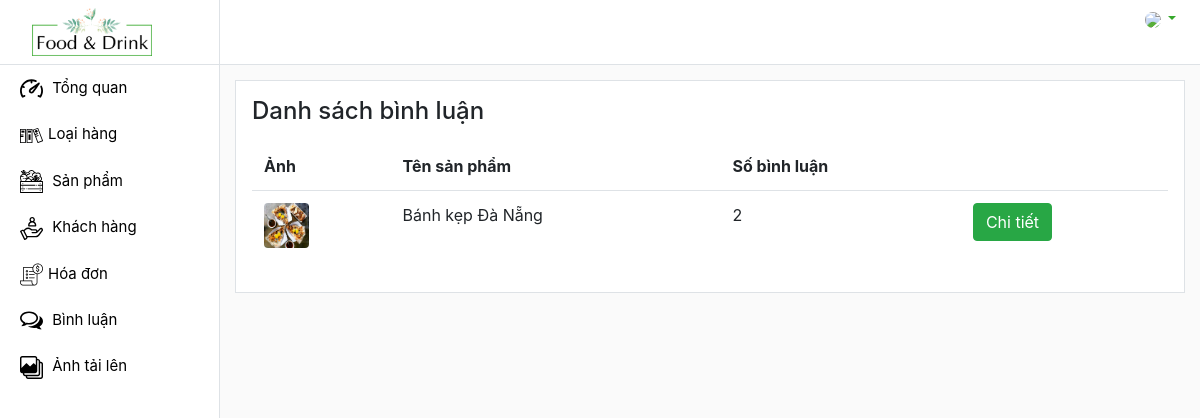
The page /admin/comments/index.php on the database as committed earlier.
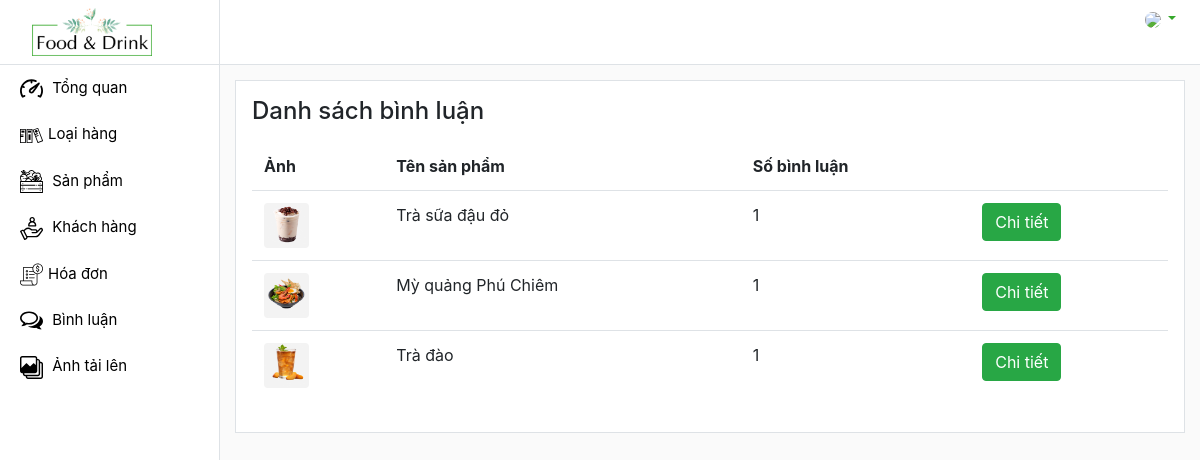
The same page on the database as committed later.
### tables this page shows
CREATE TABLE `comments` (
  `id_comment` int(11) NOT NULL,
  `title_comment` varchar(120) NOT NULL,
  `content_comment` varchar(250) NOT NULL,
  `review` int(1) NOT NULL,
  `id_product_comment` int(12) NOT NULL,
  `id_customer_comment` varchar(100) NOT NULL,
  `img_comment` text NOT NULL,
  `date_comment` datetime NOT NULL
);

CREATE TABLE `products` (
  `id_product` int(12) NOT NULL,
  `name_product` varchar(120) NOT NULL,
  `img_product` varchar(200) NOT NULL,
  `price_product` float NOT NULL,
  `sale` float NOT NULL,
  `view` int(10) NOT NULL,
  `kind_product` int(11) NOT NULL,
  `description` text NOT NULL
);

### admin/comments/index.php (called while the page is built, shortened)
<?php
    require '../../global.php';
    require '../../DAO/functionComment.php';
    extract($_REQUEST);
    if(array_key_exists('detailComment', $_REQUEST)) {
        $comments = selectCommentProduct($id_product_comment);
        $product = selectProduct($id_product_comment);
        $view_name = 'viewComment.php';
    }
    else if(array_key_exists('deleteComment', $_REQUEST)) {
        deleteComment($id_comment);
        $view_name = 'viewComment.php';
    }
    else{
        $statisticalComemnts = statisticalComemnt();
    }
    require '../layout.php';
?>

### DAO/functionComment.php (called while the page is built, shortened)
<?php
    require_once 'database.php';
    function statisticalComemnt() {
        global $db;
        $select = "SELECT CM.*, count(id_comment), P.img_product, P.name_product
                FROM comments AS CM
                INNER JOIN products AS P
                ON CM.id_product_comment = P.id_product
                GROUP BY id_product_comment";
        return $db->query($select);
    }
?>

### global.php (called while the page is built, shortened)
<?php
    $URL = "/du-an-1";
    $URL_IMG = $URL . '/images';
?>

### admin/comments/view.php (the view, shortened to what this page needs)
<div class="border bg-white p-3">
    <h4 class="mb-3">Danh sách bình luận</h4>
    <table class="table table-hover">
        <thead>
            <tr>
                <th scope="col">Ảnh</th>
                <th scope="col">Tên sản phẩm</th>
                <th scope="col">Số bình luận</th>
                <th scope="col"></th>
            </tr>
        </thead>
        <tbody>
            <?php foreach($statisticalComemnts as $comment): ?>
                <tr>
                    <td><img src="<?=$URL_IMG?>/<?=$comment['img_product']?>" class="rounded" width="45px" height="45px"></td>
                    <td><?=$comment['name_product']?></td>
                    <td><?=$comment['count(id_comment)']?></td>
                    <td><a href="index.php?detailComment&id_product_comment=<?=$comment['id_product_comment']?>" class="btn btn-success">Chi tiết</a></td>
            <?php endforeach ?>
        </tbody>
    </table>
</div>

Rows that differ between the two databases and show on the page:
removed comments: id_product_comment.img_product (picture), id_product_comment.name_product "Bánh kẹp Đà Nẵng", count "2"
added comments: id_product_comment.img_product (picture), id_product_comment.name_product "Trà sữa đậu đỏ", count "1"
added comments: id_product_comment.img_product (picture), id_product_comment.name_product "Mỳ quảng Phú Chiêm", count "1"
added comments: id_product_comment.img_product (picture), id_product_comment.name_product "Trà đào", count "1"
